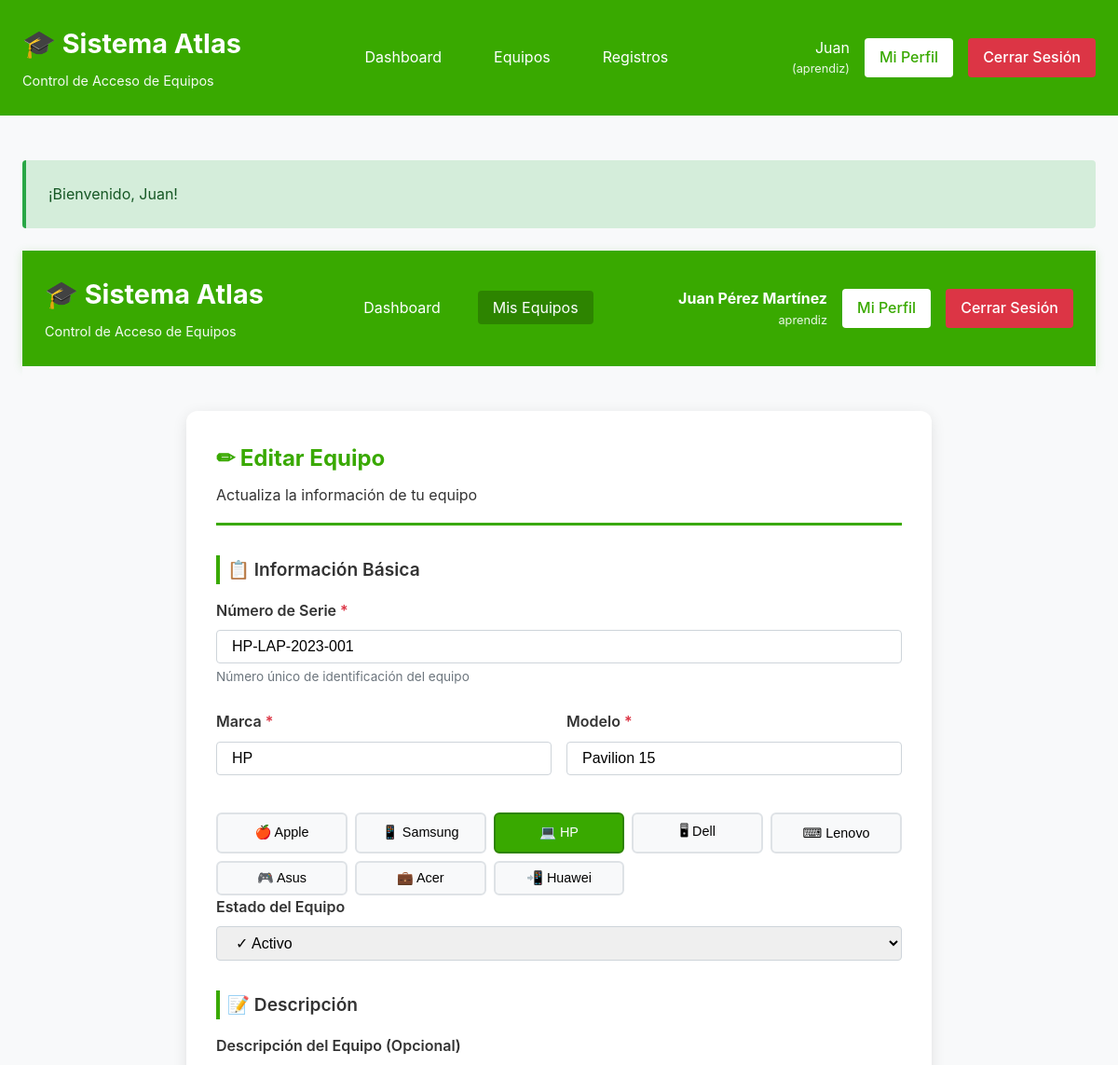
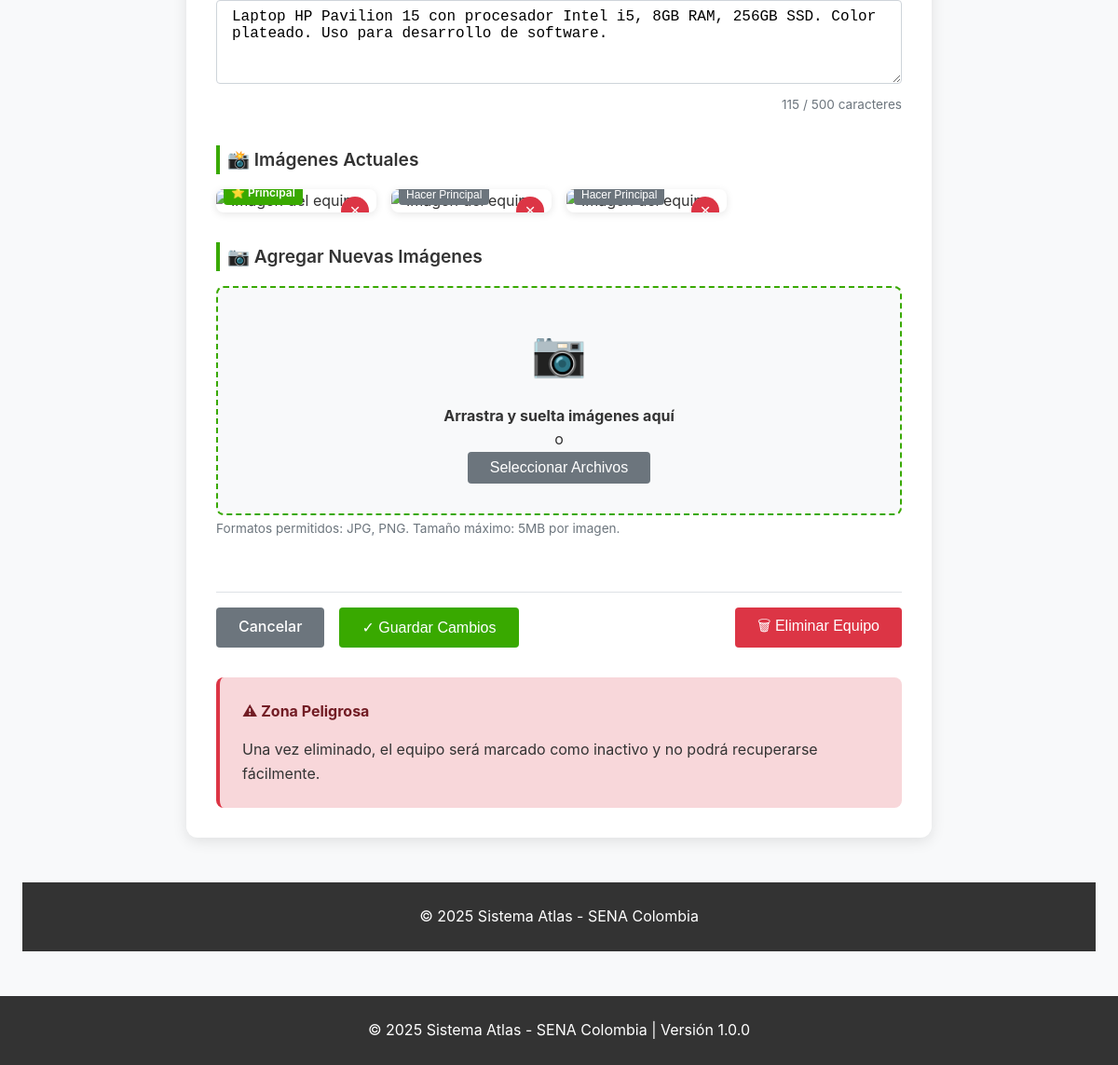
Screenshot of /equipos/1/editar (signed in) with the database file from the repository (2 pictures, top to bottom).
### tables this page shows
CREATE TABLE IF NOT EXISTS `equipos` (
  `id_equipo` INT UNSIGNED NOT NULL AUTO_INCREMENT,
  `id_usuario` INT UNSIGNED NOT NULL,
  `numero_serie` VARCHAR(100) NOT NULL UNIQUE,
  `marca` VARCHAR(100) NOT NULL,
  `modelo` VARCHAR(100) NOT NULL,
  `descripcion` TEXT DEFAULT NULL,
  `estado_equipo` ENUM('activo', 'inactivo', 'bloqueado', 'en_revision') NOT NULL DEFAULT 'activo',
  `created_at` TIMESTAMP NOT NULL DEFAULT CURRENT_TIMESTAMP,
  `updated_at` TIMESTAMP NOT NULL DEFAULT CURRENT_TIMESTAMP ON UPDATE CURRENT_TIMESTAMP,
  PRIMARY KEY (`id_equipo`),
  INDEX `idx_numero_serie` (`numero_serie`),
  INDEX `idx_estado_equipo` (`estado_equipo`),
  CONSTRAINT `fk_equipos_usuario` FOREIGN KEY (`id_usuario`) REFERENCES `usuarios` (`id_usuario`) ON DELETE RESTRICT ON UPDATE CASCADE
);

CREATE TABLE IF NOT EXISTS `imagenes_equipo` (
  `id_imagen` INT UNSIGNED NOT NULL AUTO_INCREMENT,
  `id_equipo` INT UNSIGNED NOT NULL,
  `ruta_imagen` VARCHAR(255) NOT NULL,
  `tipo_imagen` ENUM('principal', 'frontal', 'lateral', 'trasera', 'detalle') NOT NULL DEFAULT 'principal',
  `created_at` TIMESTAMP NOT NULL DEFAULT CURRENT_TIMESTAMP,
  PRIMARY KEY (`id_imagen`),
  INDEX `idx_equipo` (`id_equipo`),
  CONSTRAINT `fk_imagenes_equipo` FOREIGN KEY (`id_equipo`) REFERENCES `equipos` (`id_equipo`) ON DELETE CASCADE ON UPDATE CASCADE
);

### src/Views/equipos/edit.php (the view, shortened to what the rows shown need)
<!DOCTYPE html>
<html lang="es">
<head>
    <link rel="stylesheet" href="/assets/css/main.css">
</head>
<body>
    <header class="main-header">
        <div class="container header-content">
            <div class="logo">
                <h1>🎓 Sistema Atlas</h1>
                <span>Control de Acceso de Equipos</span>
            </div>
            <nav class="main-nav">
                <ul>
                    <li><a href="/dashboard">Dashboard</a></li>
                    <li><a href="/equipos" style="background-color: var(--sena-green-dark);">Mis Equipos</a></li>
                </ul>
            </nav>
            <div class="user-menu">
                <div class="user-name">
                    <strong><?= htmlspecialchars($user['nombres'] . ' ' . $user['apellidos']) ?></strong>
                    <small><?= htmlspecialchars($user['nombre_rol']) ?></small>
                </div>
                <a href="/perfil" class="btn-profile">Mi Perfil</a>
                <a href="/logout" class="btn-logout">Cerrar Sesión</a>
            </div>
        </div>
    </header>
    <main class="main-content">
        <div class="container">
            <div class="form-container">
                <div class="form-header">
                    <h2>✏ Editar Equipo</h2>
                    <p>Actualiza la información de tu equipo</p>
                </div>
                <form id="equipoForm" method="POST" action="/equipos/<?= $equipo['id_equipo'] ?>/editar" enctype="multipart/form-data">
                    <div class="form-section">
                        <h3 class="form-section-title">📋 Información Básica</h3>
                        <div class="form-group">
                            <label class="form-label required">Número de Serie</label>
                            <input
                                type="text"
                                id="numero_serie"
                                name="numero_serie"
                                class="form-control"
                                placeholder="Ej: ABC123456"
                                maxlength="100"
                                required
                                value="<?= htmlspecialchars($equipo['numero_serie']) ?>"
                            >
                            <div class="form-help">Número único de identificación del equipo</div>
                        </div>
                        <div class="form-row">
                            <div class="form-group">
                                <label class="form-label required">Marca</label>
                                <input
                                    type="text"
                                    id="marca"
                                    name="marca"
                                    class="form-control"
                                    placeholder="Ej: Apple, Samsung, HP..."
                                    maxlength="100"
                                    required
                                    value="<?= htmlspecialchars($equipo['marca']) ?>"
                                >
                            </div>
                            <div class="form-group">
                                <label class="form-label required">Modelo</label>
                                <input
                                    type="text"
                                    id="modelo"
                                    name="modelo"
                                    class="form-control"
                                    placeholder="Ej: MacBook Pro 2023"
                                    maxlength="100"
                                    required
                                    value="<?= htmlspecialchars($equipo['modelo']) ?>"
                                >
                            </div>
                        </div>
                        <div class="marcas-comunes">
                            <button type="button" class="marca-btn" data-marca="Apple">🍎 Apple</button>
                            <button type="button" class="marca-btn" data-marca="Samsung">📱 Samsung</button>
                            <button type="button" class="marca-btn" data-marca="HP">💻 HP</button>
                            <button type="button" class="marca-btn" data-marca="Dell">🖥 Dell</button>
                            <button type="button" class="marca-btn" data-marca="Lenovo">⌨ Lenovo</button>
                            <button type="button" class="marca-btn" data-marca="Asus">🎮 Asus</button>
                            <button type="button" class="marca-btn" data-marca="Acer">💼 Acer</button>
                            <button type="button" class="marca-btn" data-marca="Huawei">📲 Huawei</button>
                        </div>
                        <div class="form-group">
                            <label class="form-label">Estado del Equipo</label>
                            <select name="estado_equipo" class="form-control">
                                <option value="activo" <?= $equipo['estado_equipo'] === 'activo' ? 'selected' : '' ?>>✓ Activo</option>
                            </select>
                        </div>
                    </div>
                    <div class="form-section">
                        <h3 class="form-section-title">📝 Descripción</h3>
                        <div class="form-group">
                            <label class="form-label">Descripción del Equipo (Opcional)</label>
                            <textarea
                                id="descripcion"
                                name="descripcion"
                                class="form-control"
                                rows="4"
                                maxlength="500"
                                placeholder="Descripción detallada del equipo, características especiales, etc."
                            ><?= htmlspecialchars($equipo['descripcion'] ?? '') ?></textarea>
                            <div class="char-counter">
                                <span id="char-count"><?= strlen($equipo['descripcion'] ?? '') ?></span> / 500 caracteres
                            </div>
                        </div>
                    </div>
                    <?php if (!empty($imagenes)): ?>
                    <div class="form-section">
                        <h3 class="form-section-title">📸 Imágenes Actuales</h3>
                        <div class="existing-images">
                            <?php foreach ($imagenes as $imagen): ?>
                                <div class="existing-image" data-image-id="<?= $imagen['id_imagen'] ?>">
                                    <button type="button" class="image-remove" onclick="removeExistingImage(<?= $imagen['id_imagen'] ?>)">×</button>
                                    <?php if ($imagen['tipo_imagen'] === 'principal'): ?>
                                        <span class="image-principal-badge">⭐ Principal</span>
                                    <?php else: ?>
                                        <button type="button" class="set-principal-btn" onclick="setPrincipalImage(<?= $imagen['id_imagen'] ?>)">
                                            Hacer Principal
                                        </button>
                                    <?php endif; ?>
                                </div>
                            <?php endforeach; ?>
                        </div>
                    </div>
                    <?php endif; ?>
                    <div class="form-section">
                        <h3 class="form-section-title">📷 Agregar Nuevas Imágenes</h3>
                        <div class="form-group">
                            <div class="file-upload-area" id="uploadArea">
                                <div class="upload-icon">📷</div>
                                <p><strong>Arrastra y suelta imágenes aquí</strong></p>
                                <p>o</p>
                                <button type="button" class="btn btn-secondary" onclick="document.getElementById('imagenes').click()">
                                    Seleccionar Archivos
                                </button>
                            </div>
                            <div class="form-help">
                                Formatos permitidos: JPG, PNG. Tamaño máximo: 5MB por imagen.
                            </div>
                        </div>
                    </div>
                    <div class="btn-group">
                        <div class="btn-group-left">
                            <a href="/equipos/<?= $equipo['id_equipo'] ?>" class="btn btn-secondary">Cancelar</a>
                            <button type="submit" class="btn btn-primary">
                                ✓ Guardar Cambios
                            </button>
                        </div>
                        <button type="button" class="btn btn-danger" onclick="confirmDelete()">
                            🗑 Eliminar Equipo
                        </button>
                    </div>
                </form>
                <div class="delete-section">
                    <h4>⚠ Zona Peligrosa</h4>
                    <p>Una vez eliminado, el equipo será marcado como inactivo y no podrá recuperarse fácilmente.</p>
                </div>
            </div>
        </div>
    </main>
    <footer class="main-footer">
        <div class="container">
            <p>&copy; <?= date('Y') ?> Sistema Atlas - SENA Colombia</p>
        </div>
    </footer>
</body>
</html>

### src/Core/Router.php (shortened to what the rows shown need)
<?php
class Router
{
    private array $routes = [];
    private string $currentRoute = '';
    private string $method = '';
    public function __construct()
    {
        $this->currentRoute = $this->getCurrentRoute();
        $this->method = $_SERVER['REQUEST_METHOD'];
    }
    private function getCurrentRoute(): string
    {
        $uri = $_SERVER['REQUEST_URI'] ?? '/';
        return '/' . trim($uri, '/');
    }
    private function addRoute(string $method, string $route, $action): void
    {
        $route = '/' . trim($route, '/');
        $this->routes[] = [
            'method' => $method,
            'route' => $route,
            'action' => $action
        ];
    }
    public function run(): void
    {
        foreach ($this->routes as $route) {
            $pattern = preg_replace('/\{([a-zA-Z0-9_]+)\}/', '([a-zA-Z0-9_-]+)', $route['route']);
            $pattern = '#^' . $pattern . '$#';
            if ($route['method'] === $this->method && preg_match($pattern, $this->currentRoute, $matches)) {
                array_shift($matches);
                $this->executeAction($route['action'], $matches);
                return;
            }
        }
    }
    private function executeAction($action, array $params = []): void
    {
        if (is_callable($action)) {
            call_user_func_array($action, $params);
        } elseif (is_string($action)) {
            $parts = explode('@', $action);
            $method = $parts[1];
            $controllerInstance = new $controller();
            call_user_func_array([$controllerInstance, $method], $params);
        }
    }
}

### rows the page displays
equipos: numero_serie "HP-LAP-2023-001", marca "HP", modelo "Pavilion 15", estado_equipo "✓ Activo", descripcion "Laptop HP Pavilion 15 con procesador Intel i5, 8GB RAM, 256GB SSD. Color plateado. Uso para desarrollo de software.", descripcion "115"
imagenes_equipo: tipo_imagen "⭐ Principal"
